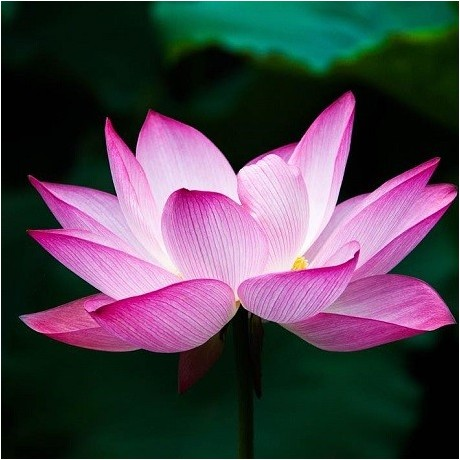
#> input picture Digital Image Processing/EXP 9 To implement edge detection algorithm/lotus.jpg, 460 x 460 px
$ jupyter execute Edge.ipynb   (older library calls are emulated)
#> lines starting #> are read from the running program, lines starting #| are printed output that depends on the picture
Sobel Edge Detection

[cell 1]
import cv2
import matplotlib.pyplot as plt
img = cv2.imread('lotus.jpg')
#> img is the input picture: shape (460, 460, 3); mean B, G, R 79.6, 68.5, 77
if img is None:
    print("Could not read the image.")
    exit()
RGB_img = cv2.cvtColor(img, cv2.COLOR_BGR2RGB)
gray = cv2.cvtColor(RGB_img, cv2.COLOR_BGR2GRAY)
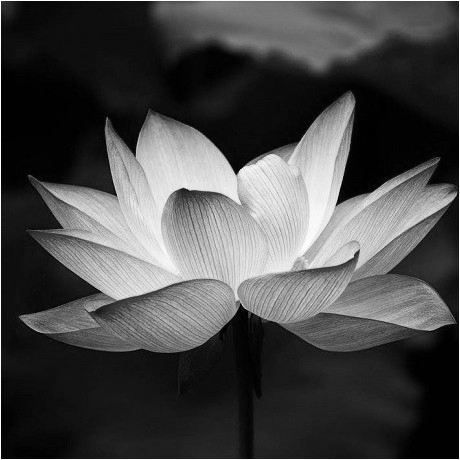
#> gray: shape (460, 460); min 0, max 255, mean 72.8
img = cv2.GaussianBlur(gray,(3,3),0)
#> img: shape (460, 460)
sobelx = cv2.Sobel(img,cv2.CV_64F,1,0,ksize=5) # x
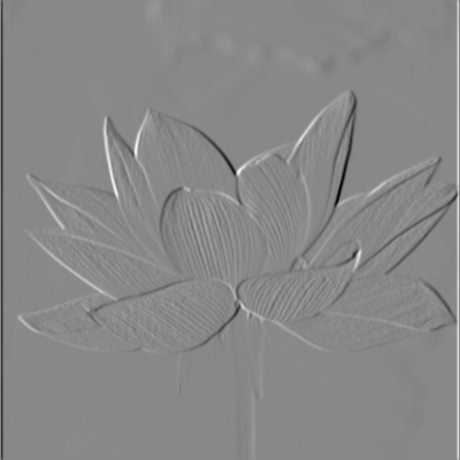
#> sobelx: shape (460, 460) float64; min -8507, max 7395, mean 0.8; drawn with min black and max white
sobely = cv2.Sobel(img,cv2.CV_64F,0,1,ksize=5) # y
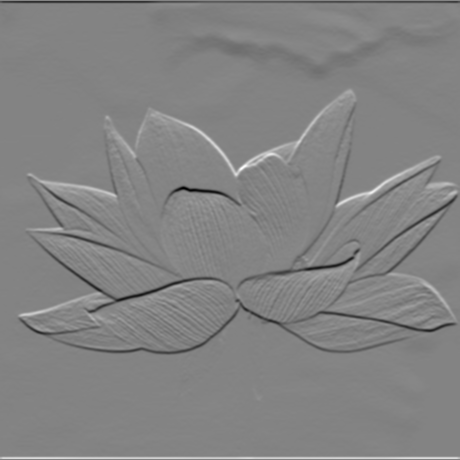
#> sobely: shape (460, 460) float64; min -7642, max 7190, mean -8.3; drawn with min black and max white
plt.imshow(sobelx)
plt.title("Sobel-x edge detection")
plt.imshow(sobely)
plt.title("Sobel-y edge detection")
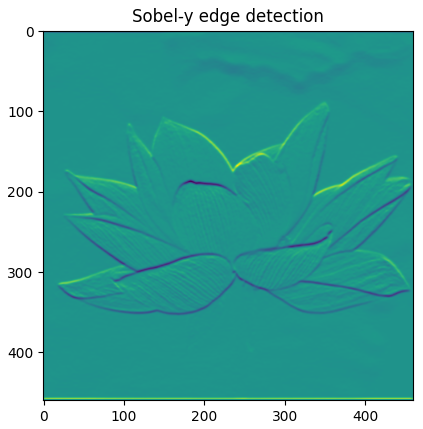
#> figure drawn by matplotlib, 1 panel

Sobel Edge Detection

[cell 2]
import cv2
import matplotlib.pyplot as plt
import numpy as np

# Read image in grayscale
img = cv2.imread('lotus.jpg', 0)
#> img: shape (460, 460); min 0, max 255, mean 72.4
if img is None:
    print("Could not read the image.")
    exit()

# Apply Gaussian Blur to reduce noise
img = cv2.GaussianBlur(img, (3,3), 0)
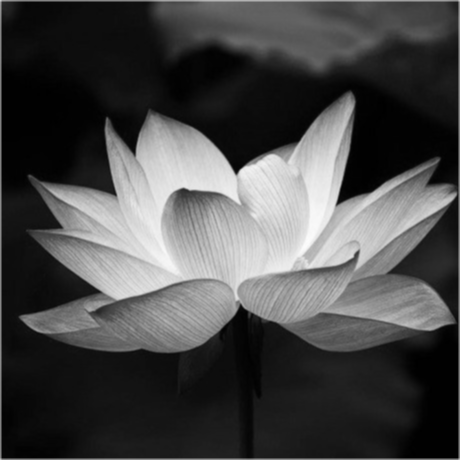
#> img: shape (460, 460); min 0, max 252, mean 71.9

# Sobel Kernels
kx = np.array([[-1,0,1],[-2,0,2],[-1,0,1]], np.float32)
ky = np.array([[1,2,1],[0,0,0],[-1,-2,-1]], np.float32)

# Initialize output arrays
m, n = img.shape
#> m = 460; n = 460
img_new = np.zeros([m, n])
img_new1 = np.zeros([m, n])

# Convolution with Sobel X
for i in range(1, m-1):
    for j in range(1, n-1):
        temp1 = (img[i-1, j-1]*kx[0,0] + img[i-1, j]*kx[0,1] + img[i-1, j+1]*kx[0,2] +
                 img[i, j-1]*kx[1,0]   + img[i, j]*kx[1,1]   + img[i, j+1]*kx[1,2] +
                 img[i+1, j-1]*kx[2,0] + img[i+1, j]*kx[2,1] + img[i+1, j+1]*kx[2,2])
        img_new[i, j] = temp1

# Convolution with Sobel Y
for i in range(1, m-1):
    for j in range(1, n-1):
        temp2 = (img[i-1, j-1]*ky[0,0] + img[i-1, j]*ky[0,1] + img[i-1, j+1]*ky[0,2] +
                 img[i, j-1]*ky[1,0]   + img[i, j]*ky[1,1]   + img[i, j+1]*ky[1,2] +
                 img[i+1, j-1]*ky[2,0] + img[i+1, j]*ky[2,1] + img[i+1, j+1]*ky[2,2])
        img_new1[i, j] = temp2
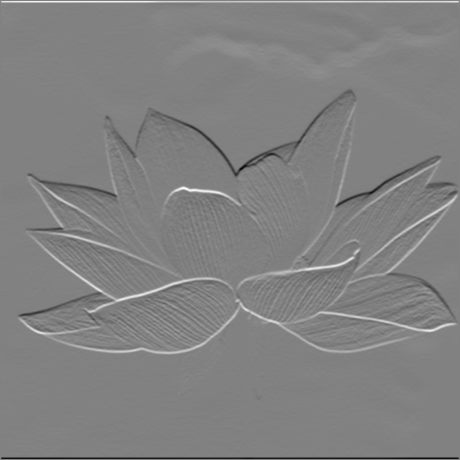
#> img_new1: shape (460, 460) float64; min -571, max 553, mean 0.4; drawn with min black and max white

# Convert to uint8
img_new = img_new.astype(np.uint8)
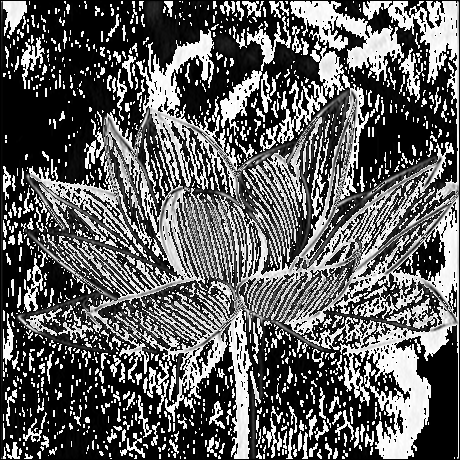
#> img_new: shape (460, 460); min 0, max 255, mean 95.8
img_new1 = img_new1.astype(np.uint8)
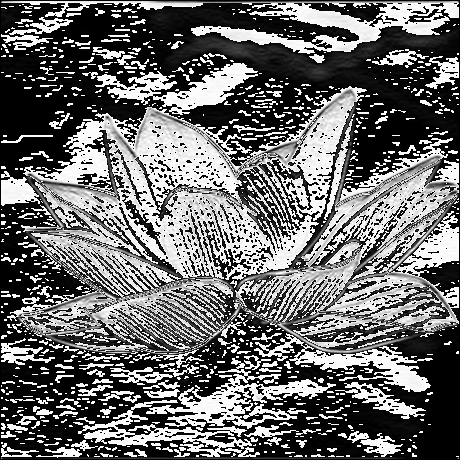
#> img_new1: shape (460, 460); min 0, max 255, mean 106.9

# Gradient Magnitude
G = np.sqrt(np.square(img_new) + np.square(img_new1))
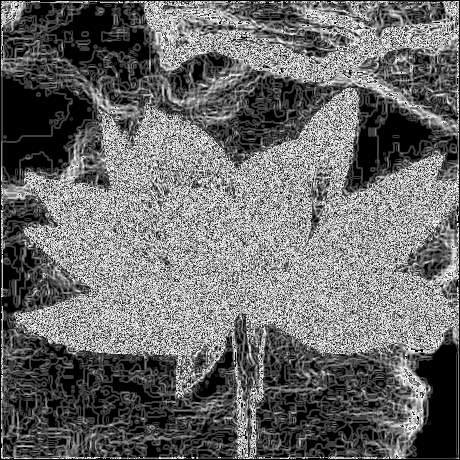
#> G: shape (460, 460) float16; min 0, max 15.81, mean 6.64; drawn with min black and max white
if G.max() != 0:
    G = (G / G.max()) * 255
G = G.astype(np.uint8)

# Show results
cv2.imshow('Sobel X', img_new)
cv2.imshow('Sobel Y', img_new1)
cv2.imshow('Gradient Magnitude', G)
cv2.waitKey(0)
cv2.destroyAllWindows()
